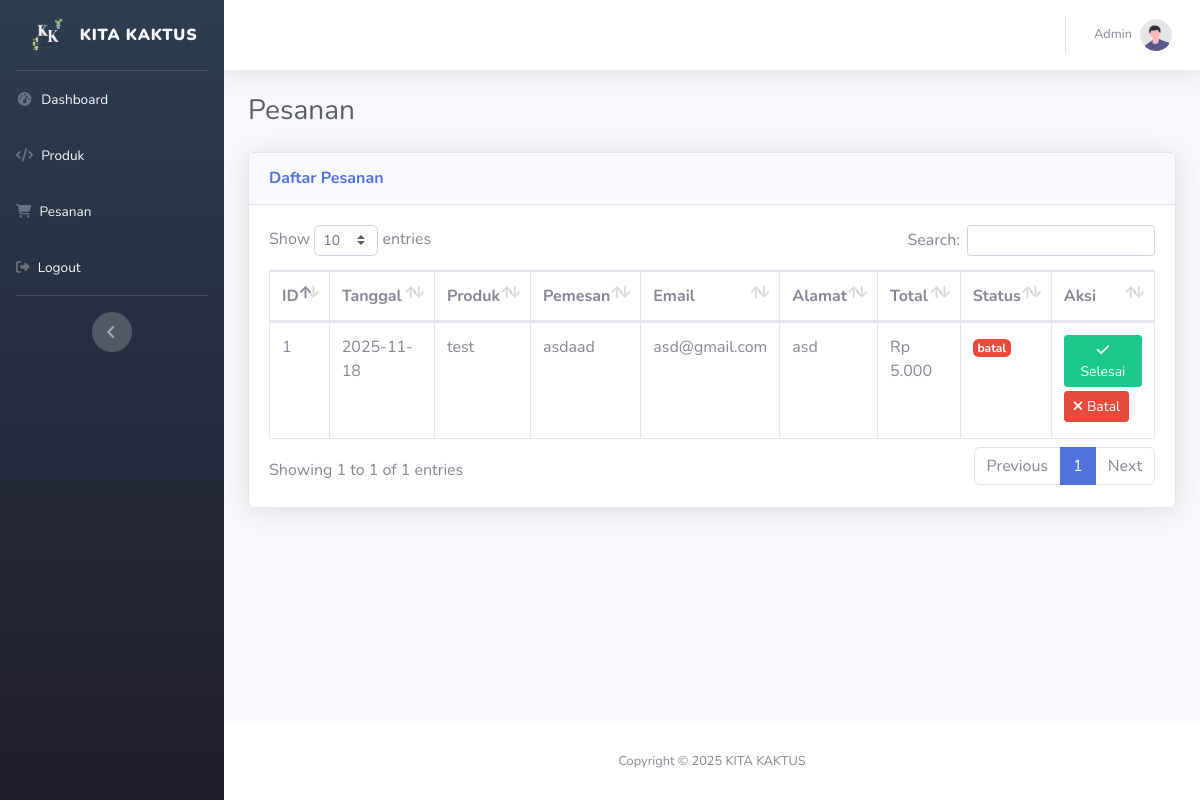
The app's page /admin/page/pesanan.php (signed in) with its own data.
### tables this page shows
CREATE TABLE `pesanan` (
  `id` INT(11) NOT NULL,
  `id_produk` INT(11) DEFAULT NULL,
  `nama_produk` VARCHAR(255) NOT NULL,
  `nama_pemesan` VARCHAR(100) NOT NULL,
  `email` VARCHAR(100) DEFAULT NULL,
  `alamat` TEXT DEFAULT NULL,
  `catatan` TEXT DEFAULT NULL,
  `jumlah` INT(11) NOT NULL DEFAULT 1,
  `harga_satuan` INT(11) NOT NULL DEFAULT 0,
  `total_harga` INT(11) NOT NULL DEFAULT 0,
  `tanggal` DATE NOT NULL,
  `status` ENUM('baru','diproses','selesai','batal') NOT NULL DEFAULT 'baru'
);

### admin/page/pesanan.php (the view, shortened to what this page needs)
<?php
require '../../db/koneksi.php';
?>
<!DOCTYPE html>
<html lang="en">
<head>
    <link rel="stylesheet" href="https://cdnjs.cloudflare.com/ajax/libs/font-awesome/4.7.0/css/font-awesome.min.css">
    <link href="../vendor/fontawesome-free/css/all.min.css" rel="stylesheet" type="text/css">
    <link href="../css/sb-admin-2.min.css" rel="stylesheet">
    <link href="../vendor/datatables/dataTables.bootstrap4.min.css" rel="stylesheet">
    <link rel="stylesheet" href="https://cdnjs.cloudflare.com/ajax/libs/font-awesome/6.5.1/css/all.min.css">
</head>
<body id="page-top">
    <div id="wrapper">
        <ul class="navbar-nav sidebar sidebar-dark accordion" id="accordionSidebar" style="background: linear-gradient(180deg, #2C3E50 0%, #1F1C2C 100%);">
            <a class="sidebar-brand d-flex align-items-center justify-content-center" style="gap:8px; text-decoration:none;">
                <div class="sidebar-brand-icon">
                    <img src="../../assets/icon/logo 1.png" alt="Logo Kita Kaktus" style="width:40px; height:40px; object-fit:contain;">
                </div>
                <div class="sidebar-brand-text" style="margin-left:5px; font-weight:850; color:ghostwhite;">
                    KITA KAKTUS
                </div>
            </a>
            <hr class="sidebar-divider my-0">
            <li class="nav-item">
                <a class="nav-link" href="home.php" style="color: ghostwhite;">
                    <i class="fas fa-fw fa-tachometer-alt"></i>
                    <span>Dashboard</span></a>
            </li>
            <li class="nav-item">
                <a class="nav-link" href="produk.php" style="color: ghostwhite;">
                    <i class="fas fa-code"></i>
                    <span>Produk</span></a>
            </li>
            <li class="nav-item">
                <a class="nav-link" href="pesanan.php" style="color: ghostwhite;">
                    <i class="fas fa-shopping-cart"></i>
                    <span>Pesanan</span></a>
            </li>
            <li class="nav-item">
                <a class="nav-link" href="../logout.php" style="color: ghostwhite;">
                    <i class="fas fa-sign-out-alt"></i>
                    <span>Logout</span></a>
            </li>
            <hr class="sidebar-divider d-none d-md-block">
            <div class="text-center d-none d-md-inline">
                <button class="rounded-circle border-0" id="sidebarToggle"></button>
            </div>
        </ul>
        <div id="content-wrapper" class="d-flex flex-column">
            <div id="content">
                <nav class="navbar navbar-expand navbar-light bg-white topbar mb-4 static-top shadow">
                    <ul class="navbar-nav ml-auto">
                        <li class="nav-item dropdown no-arrow">
                            <a class="nav-link dropdown-toggle" href="#" id="userDropdown" role="button"
                                data-toggle="dropdown" aria-haspopup="true" aria-expanded="false">
                                <span class="mr-2 d-none d-lg-inline text-gray-600 small">
                                    <?php echo ucwords($_SESSION['username']); ?>
                                </span>
                                <img class="img-profile rounded-circle"
                                    src="../img/undraw_profile.svg">
                            </a>
                        </li>
                    </ul>
                </nav>
                <div class="container-fluid">
                    <h1 class="h3 mb-4 text-gray-800">Pesanan</h1>
                    <div class="card shadow mb-4">
                        <div class="card-header py-3">
                            <h6 class="m-0 font-weight-bold text-primary">Daftar Pesanan</h6>
                        </div>
                        <div class="card-body">
                            <div class="table-responsive">
                                <table class="table table-bordered" id="dataTable" width="100%" cellspacing="0">
                                    <thead>
                                        <tr>
                                            <th>ID</th>
                                            <th>Tanggal</th>
                                            <th>Produk</th>
                                            <th>Pemesan</th>
                                            <th>Email</th>
                                            <th>Alamat</th>
                                            <th>Total</th>
                                            <th>Status</th>
                                            <th>Aksi</th>
                                        </tr>
                                    </thead>
                                    <tbody>
                                        <?php
                                            $sql = mysqli_query($koneksi, "SELECT * FROM pesanan ORDER BY id DESC");
                                            while ($row = mysqli_fetch_assoc($sql)) {
                                                $badgeClass = 'badge-secondary';
                                                if ($row['status'] == 'batal')     $badgeClass = 'badge-danger';
                                        ?>
                                        <tr>
                                            <td><?= $row['id']; ?></td>
                                            <td><?= $row['tanggal']; ?></td>
                                            <td><?= htmlspecialchars($row['nama_produk']); ?></td>
                                            <td><?= htmlspecialchars($row['nama_pemesan']); ?></td>
                                            <td><?= htmlspecialchars($row['email']); ?></td>
                                            <td><?= htmlspecialchars($row['alamat']); ?></td>
                                            <td>Rp <?= number_format($row['total_harga'], 0, ',', '.'); ?></td>
                                            <td>
                                                <span class="badge <?= $badgeClass; ?>">
                                                    <?= $row['status']; ?>
                                                </span>
                                            </td>
                                            <td>
                                                <a href="pesanan_status.php?id=<?= $row['id']; ?>&status=selesai"
                                                   class="btn btn-sm btn-success mb-1">
                                                    <i class="fas fa-check"></i> Selesai
                                                </a>
                                                <a href="pesanan_status.php?id=<?= $row['id']; ?>&status=batal"
                                                   class="btn btn-sm btn-danger mb-1 btn-batal">
                                                    <i class="fas fa-times"></i> Batal
                                                </a>
                                            </td>
                                        </tr>
                                        <?php
                                            }
                                        ?>
                                    </tbody>
                                </table>
                            </div>
                        </div>
                    </div>
                </div>
            </div>
            <footer class="sticky-footer bg-white">
                <div class="container my-auto">
                    <div class="copyright text-center my-auto">
                        <span>Copyright &copy; 2025 KITA KAKTUS</span>
                    </div>
                </div>
            </footer>
        </div>
    </div>
</body>
</html>

### records on screen
pesanan: id "1", tanggal "2025-11-18", nama_produk "test", nama_pemesan "asdaad", email "asd@gmail.com", alamat "asd", total_harga "5.000", status "batal"

### other values on screen
$_SESSION['username'] "Admin"
